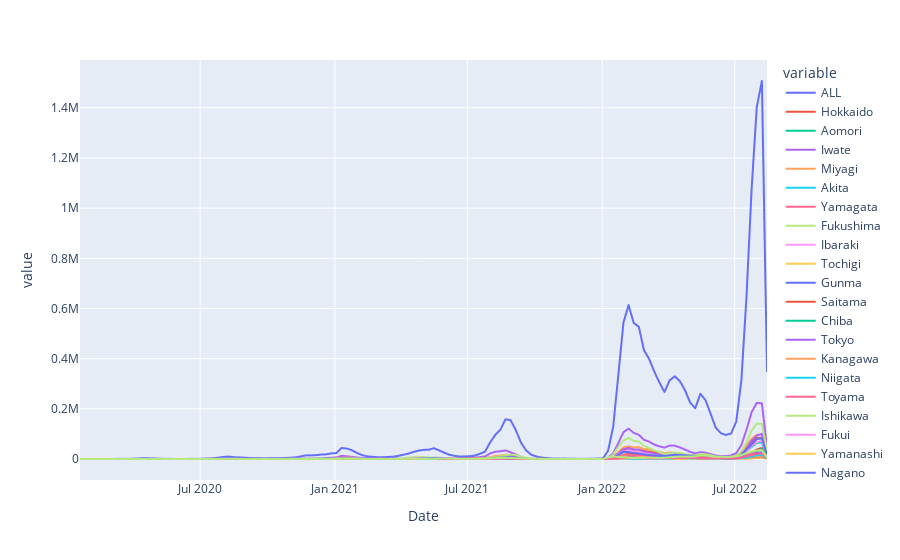

Notebook source saved alongside this figure:
### Markdown cell above
### weekly

### Code cell
px.line(df_gr,)

### Figure 1 — Plotly figure (JSON) as saved in the notebook; plotly's stock layout.template omitted (floating-point values rounded to 4 significant figures; data arrays with more than 128 entries replaced by an {"elided": "..."} marker saying what was removed)
{"data": [{"hovertemplate": "variable=ALL<br>Date=%{x}<br>value=%{y}<extra></extra>", "legendgroup": "ALL", "line": {"color": "#636efa", "dash": "solid"}, "marker": {"symbol": "circle"}, "mode": "lines", "name": "ALL", "showlegend": true, "type": "scattergl", "x": {"elided": "135 str values"}, "xaxis": "x", "y": {"elided": "135 int values"}, "yaxis": "y"}, {"hovertemplate": "variable=Hokkaido<br>Date=%{x}<br>value=%{y}<extra></extra>", "legendgroup": "Hokkaido", "line": {"color": "#EF553B", "dash": "solid"}, "marker": {"symbol": "circle"}, "mode": "lines", "name": "Hokkaido", "showlegend": true, "type": "scattergl", "x": {"elided": "135 str values"}, "xaxis": "x", "y": {"elided": "135 int values"}, "yaxis": "y"}, {"hovertemplate": "variable=Aomori<br>Date=%{x}<br>value=%{y}<extra></extra>", "legendgroup": "Aomori", "line": {"color": "#00cc96", "dash": "solid"}, "marker": {"symbol": "circle"}, "mode": "lines", "name": "Aomori", "showlegend": true, "type": "scattergl", "x": {"elided": "135 str values"}, "xaxis": "x", "y": {"elided": "135 int values"}, "yaxis": "y"}, {"hovertemplate": "variable=Iwate<br>Date=%{x}<br>value=%{y}<extra></extra>", "legendgroup": "Iwate", "line": {"color": "#ab63fa", "dash": "solid"}, "marker": {"symbol": "circle"}, "mode": "lines", "name": "Iwate", "showlegend": true, "type": "scattergl", "x": {"elided": "135 str values"}, "xaxis": "x", "y": {"elided": "135 int values"}, "yaxis": "y"}, {"hovertemplate": "variable=Miyagi<br>Date=%{x}<br>value=%{y}<extra></extra>", "legendgroup": "Miyagi", "line": {"color": "#FFA15A", "dash": "solid"}, "marker": {"symbol": "circle"}, "mode": "lines", "name": "Miyagi", "showlegend": true, "type": "scattergl", "x": {"elided": "135 str values"}, "xaxis": "x", "y": {"elided": "135 int values"}, "yaxis": "y"}, {"hovertemplate": "variable=Akita<br>Date=%{x}<br>value=%{y}<extra></extra>", "legendgroup": "Akita", "line": {"color": "#19d3f3", "dash": "solid"}, "marker": {"symbol": "circle"}, "mode": "lines", "name": "Akita", "showlegend": true, "type": "scattergl", "x": {"elided": "135 str values"}, "xaxis": "x", "y": {"elided": "135 int values"}, "yaxis": "y"}, {"hovertemplate": "variable=Yamagata<br>Date=%{x}<br>value=%{y}<extra></extra>", "legendgroup": "Yamagata", "line": {"color": "#FF6692", "dash": "solid"}, "marker": {"symbol": "circle"}, "mode": "lines", "name": "Yamagata", "showlegend": true, "type": "scattergl", "x": {"elided": "135 str values"}, "xaxis": "x", "y": {"elided": "135 int values"}, "yaxis": "y"}, {"hovertemplate": "variable=Fukushima<br>Date=%{x}<br>value=%{y}<extra></extra>", "legendgroup": "Fukushima", "line": {"color": "#B6E880", "dash": "solid"}, "marker": {"symbol": "circle"}, "mode": "lines", "name": "Fukushima", "showlegend": true, "type": "scattergl", "x": {"elided": "135 str values"}, "xaxis": "x", "y": {"elided": "135 int values"}, "yaxis": "y"}, {"hovertemplate": "variable=Ibaraki<br>Date=%{x}<br>value=%{y}<extra></extra>", "legendgroup": "Ibaraki", "line": {"color": "#FF97FF", "dash": "solid"}, "marker": {"symbol": "circle"}, "mode": "lines", "name": "Ibaraki", "showlegend": true, "type": "scattergl", "x": {"elided": "135 str values"}, "xaxis": "x", "y": {"elided": "135 int values"}, "yaxis": "y"}, {"hovertemplate": "variable=Tochigi<br>Date=%{x}<br>value=%{y}<extra></extra>", "legendgroup": "Tochigi", "line": {"color": "#FECB52", "dash": "solid"}, "marker": {"symbol": "circle"}, "mode": "lines", "name": "Tochigi", "showlegend": true, "type": "scattergl", "x": {"elided": "135 str values"}, "xaxis": "x", "y": {"elided": "135 int values"}, "yaxis": "y"}, {"hovertemplate": "variable=Gunma<br>Date=%{x}<br>value=%{y}<extra></extra>", "legendgroup": "Gunma", "line": {"color": "#636efa", "dash": "solid"}, "marker": {"symbol": "circle"}, "mode": "lines", "name": "Gunma", "showlegend": true, "type": "scattergl", "x": {"elided": "135 str values"}, "xaxis": "x", "y": {"elided": "135 int values"}, "yaxis": "y"}, {"hovertemplate": "variable=Saitama<br>Date=%{x}<br>value=%{y}<extra></extra>", "legendgroup": "Saitama", "line": {"color": "#EF553B", "dash": "solid"}, "marker": {"symbol": "circle"}, "mode": "lines", "name": "Saitama", "showlegend": true, "type": "scattergl", "x": {"elided": "135 str values"}, "xaxis": "x", "y": {"elided": "135 int values"}, "yaxis": "y"}, {"hovertemplate": "variable=Chiba<br>Date=%{x}<br>value=%{y}<extra></extra>", "legendgroup": "Chiba", "line": {"color": "#00cc96", "dash": "solid"}, "marker": {"symbol": "circle"}, "mode": "lines", "name": "Chiba", "showlegend": true, "type": "scattergl", "x": {"elided": "135 str values"}, "xaxis": "x", "y": {"elided": "135 int values"}, "yaxis": "y"}, {"hovertemplate": "variable=Tokyo<br>Date=%{x}<br>value=%{y}<extra></extra>", "legendgroup": "Tokyo", "line": {"color": "#ab63fa", "dash": "solid"}, "marker": {"symbol": "circle"}, "mode": "lines", "name": "Tokyo", "showlegend": true, "type": "scattergl", "x": {"elided": "135 str values"}, "xaxis": "x", "y": {"elided": "135 int values"}, "yaxis": "y"}, {"hovertemplate": "variable=Kanagawa<br>Date=%{x}<br>value=%{y}<extra></extra>", "legendgroup": "Kanagawa", "line": {"color": "#FFA15A", "dash": "solid"}, "marker": {"symbol": "circle"}, "mode": "lines", "name": "Kanagawa", "showlegend": true, "type": "scattergl", "x": {"elided": "135 str values"}, "xaxis": "x", "y": {"elided": "135 int values"}, "yaxis": "y"}, {"hovertemplate": "variable=Niigata<br>Date=%{x}<br>value=%{y}<extra></extra>", "legendgroup": "Niigata", "line": {"color": "#19d3f3", "dash": "solid"}, "marker": {"symbol": "circle"}, "mode": "lines", "name": "Niigata", "showlegend": true, "type": "scattergl", "x": {"elided": "135 str values"}, "xaxis": "x", "y": {"elided": "135 int values"}, "yaxis": "y"}, {"hovertemplate": "variable=Toyama<br>Date=%{x}<br>value=%{y}<extra></extra>", "legendgroup": "Toyama", "line": {"color": "#FF6692", "dash": "solid"}, "marker": {"symbol": "circle"}, "mode": "lines", "name": "Toyama", "showlegend": true, "type": "scattergl", "x": {"elided": "135 str values"}, "xaxis": "x", "y": {"elided": "135 int values"}, "yaxis": "y"}, {"hovertemplate": "variable=Ishikawa<br>Date=%{x}<br>value=%{y}<extra></extra>", "legendgroup": "Ishikawa", "line": {"color": "#B6E880", "dash": "solid"}, "marker": {"symbol": "circle"}, "mode": "lines", "name": "Ishikawa", "showlegend": true, "type": "scattergl", "x": {"elided": "135 str values"}, "xaxis": "x", "y": {"elided": "135 int values"}, "yaxis": "y"}, {"hovertemplate": "variable=Fukui<br>Date=%{x}<br>value=%{y}<extra></extra>", "legendgroup": "Fukui", "line": {"color": "#FF97FF", "dash": "solid"}, "marker": {"symbol": "circle"}, "mode": "lines", "name": "Fukui", "showlegend": true, "type": "scattergl", "x": {"elided": "135 str values"}, "xaxis": "x", "y": {"elided": "135 int values"}, "yaxis": "y"}, {"hovertemplate": "variable=Yamanashi<br>Date=%{x}<br>value=%{y}<extra></extra>", "legendgroup": "Yamanashi", "line": {"color": "#FECB52", "dash": "solid"}, "marker": {"symbol": "circle"}, "mode": "lines", "name": "Yamanashi", "showlegend": true, "type": "scattergl", "x": {"elided": "135 str values"}, "xaxis": "x", "y": {"elided": "135 int values"}, "yaxis": "y"}, {"hovertemplate": "variable=Nagano<br>Date=%{x}<br>value=%{y}<extra></extra>", "legendgroup": "Nagano", "line": {"color": "#636efa", "dash": "solid"}, "marker": {"symbol": "circle"}, "mode": "lines", "name": "Nagano", "showlegend": true, "type": "scattergl", "x": {"elided": "135 str values"}, "xaxis": "x", "y": {"elided": "135 int values"}, "yaxis": "y"}, {"hovertemplate": "variable=Gifu<br>Date=%{x}<br>value=%{y}<extra></extra>", "legendgroup": "Gifu", "line": {"color": "#EF553B", "dash": "solid"}, "marker": {"symbol": "circle"}, "mode": "lines", "name": "Gifu", "showlegend": true, "type": "scattergl", "x": {"elided": "135 str values"}, "xaxis": "x", "y": {"elided": "135 int values"}, "yaxis": "y"}, {"hovertemplate": "variable=Shizuoka<br>Date=%{x}<br>value=%{y}<extra></extra>", "legendgroup": "Shizuoka", "line": {"color": "#00cc96", "dash": "solid"}, "marker": {"symbol": "circle"}, "mode": "lines", "name": "Shizuoka", "showlegend": true, "type": "scattergl", "x": {"elided": "135 str values"}, "xaxis": "x", "y": {"elided": "135 int values"}, "yaxis": "y"}, {"hovertemplate": "variable=Aichi<br>Date=%{x}<br>value=%{y}<extra></extra>", "legendgroup": "Aichi", "line": {"color": "#ab63fa", "dash": "solid"}, "marker": {"symbol": "circle"}, "mode": "lines", "name": "Aichi", "showlegend": true, "type": "scattergl", "x": {"elided": "135 str values"}, "xaxis": "x", "y": {"elided": "135 int values"}, "yaxis": "y"}, {"hovertemplate": "variable=Mie<br>Date=%{x}<br>value=%{y}<extra></extra>", "legendgroup": "Mie", "line": {"color": "#FFA15A", "dash": "solid"}, "marker": {"symbol": "circle"}, "mode": "lines", "name": "Mie", "showlegend": true, "type": "scattergl", "x": {"elided": "135 str values"}, "xaxis": "x", "y": {"elided": "135 int values"}, "yaxis": "y"}, {"hovertemplate": "variable=Shiga<br>Date=%{x}<br>value=%{y}<extra></extra>", "legendgroup": "Shiga", "line": {"color": "#19d3f3", "dash": "solid"}, "marker": {"symbol": "circle"}, "mode": "lines", "name": "Shiga", "showlegend": true, "type": "scattergl", "x": {"elided": "135 str values"}, "xaxis": "x", "y": {"elided": "135 int values"}, "yaxis": "y"}, {"hovertemplate": "variable=Kyoto<br>Date=%{x}<br>value=%{y}<extra></extra>", "legendgroup": "Kyoto", "line": {"color": "#FF6692", "dash": "solid"}, "marker": {"symbol": "circle"}, "mode": "lines", "name": "Kyoto", "showlegend": true, "type": "scattergl", "x": {"elided": "135 str values"}, "xaxis": "x", "y": {"elided": "135 int values"}, "yaxis": "y"}, {"hovertemplate": "variable=Osaka<br>Date=%{x}<br>value=%{y}<extra></extra>", "legendgroup": "Osaka", "line": {"color": "#B6E880", "dash": "solid"}, "marker": {"symbol": "circle"}, "mode": "lines", "name": "Osaka", "showlegend": true, "type": "scattergl", "x": {"elided": "135 str values"}, "xaxis": "x", "y": {"elided": "135 int values"}, "yaxis": "y"}, {"hovertemplate": "variable=Hyogo<br>Date=%{x}<br>value=%{y}<extra></extra>", "legendgroup": "Hyogo", "line": {"color": "#FF97FF", "dash": "solid"}, "marker": {"symbol": "circle"}, "mode": "lines", "name": "Hyogo", "showlegend": true, "type": "scattergl", "x": {"elided": "135 str values"}, "xaxis": "x", "y": {"elided": "135 int values"}, "yaxis": "y"}, {"hovertemplate": "variable=Nara<br>Date=%{x}<br>value=%{y}<extra></extra>", "legendgroup": "Nara", "line": {"color": "#FECB52", "dash": "solid"}, "marker": {"symbol": "circle"}, "mode": "lines", "name": "Nara", "showlegend": true, "type": "scattergl", "x": {"elided": "135 str values"}, "xaxis": "x", "y": {"elided": "135 int values"}, "yaxis": "y"}, {"hovertemplate": "variable=Wakayama<br>Date=%{x}<br>value=%{y}<extra></extra>", "legendgroup": "Wakayama", "line": {"color": "#636efa", "dash": "solid"}, "marker": {"symbol": "circle"}, "mode": "lines", "name": "Wakayama", "showlegend": true, "type": "scattergl", "x": {"elided": "135 str values"}, "xaxis": "x", "y": {"elided": "135 int values"}, "yaxis": "y"}, {"hovertemplate": "variable=Tottori<br>Date=%{x}<br>value=%{y}<extra></extra>", "legendgroup": "Tottori", "line": {"color": "#EF553B", "dash": "solid"}, "marker": {"symbol": "circle"}, "mode": "lines", "name": "Tottori", "showlegend": true, "type": "scattergl", "x": {"elided": "135 str values"}, "xaxis": "x", "y": {"elided": "135 int values"}, "yaxis": "y"}, {"hovertemplate": "variable=Shimane<br>Date=%{x}<br>value=%{y}<extra></extra>", "legendgroup": "Shimane", "line": {"color": "#00cc96", "dash": "solid"}, "marker": {"symbol": "circle"}, "mode": "lines", "name": "Shimane", "showlegend": true, "type": "scattergl", "x": {"elided": "135 str values"}, "xaxis": "x", "y": {"elided": "135 int values"}, "yaxis": "y"}, {"hovertemplate": "variable=Okayama<br>Date=%{x}<br>value=%{y}<extra></extra>", "legendgroup": "Okayama", "line": {"color": "#ab63fa", "dash": "solid"}, "marker": {"symbol": "circle"}, "mode": "lines", "name": "Okayama", "showlegend": true, "type": "scattergl", "x": {"elided": "135 str values"}, "xaxis": "x", "y": {"elided": "135 int values"}, "yaxis": "y"}, {"hovertemplate": "variable=Hiroshima<br>Date=%{x}<br>value=%{y}<extra></extra>", "legendgroup": "Hiroshima", "line": {"color": "#FFA15A", "dash": "solid"}, "marker": {"symbol": "circle"}, "mode": "lines", "name": "Hiroshima", "showlegend": true, "type": "scattergl", "x": {"elided": "135 str values"}, "xaxis": "x", "y": {"elided": "135 int values"}, "yaxis": "y"}, {"hovertemplate": "variable=Yamaguchi<br>Date=%{x}<br>value=%{y}<extra></extra>", "legendgroup": "Yamaguchi", "line": {"color": "#19d3f3", "dash": "solid"}, "marker": {"symbol": "circle"}, "mode": "lines", "name": "Yamaguchi", "showlegend": true, "type": "scattergl", "x": {"elided": "135 str values"}, "xaxis": "x", "y": {"elided": "135 int values"}, "yaxis": "y"}, {"hovertemplate": "variable=Tokushima<br>Date=%{x}<br>value=%{y}<extra></extra>", "legendgroup": "Tokushima", "line": {"color": "#FF6692", "dash": "solid"}, "marker": {"symbol": "circle"}, "mode": "lines", "name": "Tokushima", "showlegend": true, "type": "scattergl", "x": {"elided": "135 str values"}, "xaxis": "x", "y": {"elided": "135 int values"}, "yaxis": "y"}, {"hovertemplate": "variable=Kagawa<br>Date=%{x}<br>value=%{y}<extra></extra>", "legendgroup": "Kagawa", "line": {"color": "#B6E880", "dash": "solid"}, "marker": {"symbol": "circle"}, "mode": "lines", "name": "Kagawa", "showlegend": true, "type": "scattergl", "x": {"elided": "135 str values"}, "xaxis": "x", "y": {"elided": "135 int values"}, "yaxis": "y"}, {"hovertemplate": "variable=Ehime<br>Date=%{x}<br>value=%{y}<extra></extra>", "legendgroup": "Ehime", "line": {"color": "#FF97FF", "dash": "solid"}, "marker": {"symbol": "circle"}, "mode": "lines", "name": "Ehime", "showlegend": true, "type": "scattergl", "x": {"elided": "135 str values"}, "xaxis": "x", "y": {"elided": "135 int values"}, "yaxis": "y"}, {"hovertemplate": "variable=Kochi<br>Date=%{x}<br>value=%{y}<extra></extra>", "legendgroup": "Kochi", "line": {"color": "#FECB52", "dash": "solid"}, "marker": {"symbol": "circle"}, "mode": "lines", "name": "Kochi", "showlegend": true, "type": "scattergl", "x": {"elided": "135 str values"}, "xaxis": "x", "y": {"elided": "135 int values"}, "yaxis": "y"}, {"hovertemplate": "variable=Fukuoka<br>Date=%{x}<br>value=%{y}<extra></extra>", "legendgroup": "Fukuoka", "line": {"color": "#636efa", "dash": "solid"}, "marker": {"symbol": "circle"}, "mode": "lines", "name": "Fukuoka", "showlegend": true, "type": "scattergl", "x": {"elided": "135 str values"}, "xaxis": "x", "y": {"elided": "135 int values"}, "yaxis": "y"}, {"hovertemplate": "variable=Saga<br>Date=%{x}<br>value=%{y}<extra></extra>", "legendgroup": "Saga", "line": {"color": "#EF553B", "dash": "solid"}, "marker": {"symbol": "circle"}, "mode": "lines", "name": "Saga", "showlegend": true, "type": "scattergl", "x": {"elided": "135 str values"}, "xaxis": "x", "y": {"elided": "135 int values"}, "yaxis": "y"}, {"hovertemplate": "variable=Nagasaki<br>Date=%{x}<br>value=%{y}<extra></extra>", "legendgroup": "Nagasaki", "line": {"color": "#00cc96", "dash": "solid"}, "marker": {"symbol": "circle"}, "mode": "lines", "name": "Nagasaki", "showlegend": true, "type": "scattergl", "x": {"elided": "135 str values"}, "xaxis": "x", "y": {"elided": "135 int values"}, "yaxis": "y"}, {"hovertemplate": "variable=Kumamoto<br>Date=%{x}<br>value=%{y}<extra></extra>", "legendgroup": "Kumamoto", "line": {"color": "#ab63fa", "dash": "solid"}, "marker": {"symbol": "circle"}, "mode": "lines", "name": "Kumamoto", "showlegend": true, "type": "scattergl", "x": {"elided": "135 str values"}, "xaxis": "x", "y": {"elided": "135 int values"}, "yaxis": "y"}, {"hovertemplate": "variable=Oita<br>Date=%{x}<br>value=%{y}<extra></extra>", "legendgroup": "Oita", "line": {"color": "#FFA15A", "dash": "solid"}, "marker": {"symbol": "circle"}, "mode": "lines", "name": "Oita", "showlegend": true, "type": "scattergl", "x": {"elided": "135 str values"}, "xaxis": "x", "y": {"elided": "135 int values"}, "yaxis": "y"}, {"hovertemplate": "variable=Miyazaki<br>Date=%{x}<br>value=%{y}<extra></extra>", "legendgroup": "Miyazaki", "line": {"color": "#19d3f3", "dash": "solid"}, "marker": {"symbol": "circle"}, "mode": "lines", "name": "Miyazaki", "showlegend": true, "type": "scattergl", "x": {"elided": "135 str values"}, "xaxis": "x", "y": {"elided": "135 int values"}, "yaxis": "y"}, {"hovertemplate": "variable=Kagoshima<br>Date=%{x}<br>value=%{y}<extra></extra>", "legendgroup": "Kagoshima", "line": {"color": "#FF6692", "dash": "solid"}, "marker": {"symbol": "circle"}, "mode": "lines", "name": "Kagoshima", "showlegend": true, "type": "scattergl", "x": {"elided": "135 str values"}, "xaxis": "x", "y": {"elided": "135 int values"}, "yaxis": "y"}, {"hovertemplate": "variable=Okinawa<br>Date=%{x}<br>value=%{y}<extra></extra>", "legendgroup": "Okinawa", "line": {"color": "#B6E880", "dash": "solid"}, "marker": {"symbol": "circle"}, "mode": "lines", "name": "Okinawa", "showlegend": true, "type": "scattergl", "x": {"elided": "135 str values"}, "xaxis": "x", "y": {"elided": "135 int values"}, "yaxis": "y"}], "layout": {"autosize": true, "legend": {"title": {"text": "variable"}, "tracegroupgap": 0}, "margin": {"t": 60}, "xaxis": {"anchor": "y", "autorange": true, "domain": [0, 1], "range": ["2020-01-19", "2022-08-14"], "title": {"text": "Date"}, "type": "date"}, "yaxis": {"anchor": "x", "autorange": true, "domain": [0, 1], "range": [-83720.0, 1591000.0], "title": {"text": "value"}, "type": "linear"}}}
